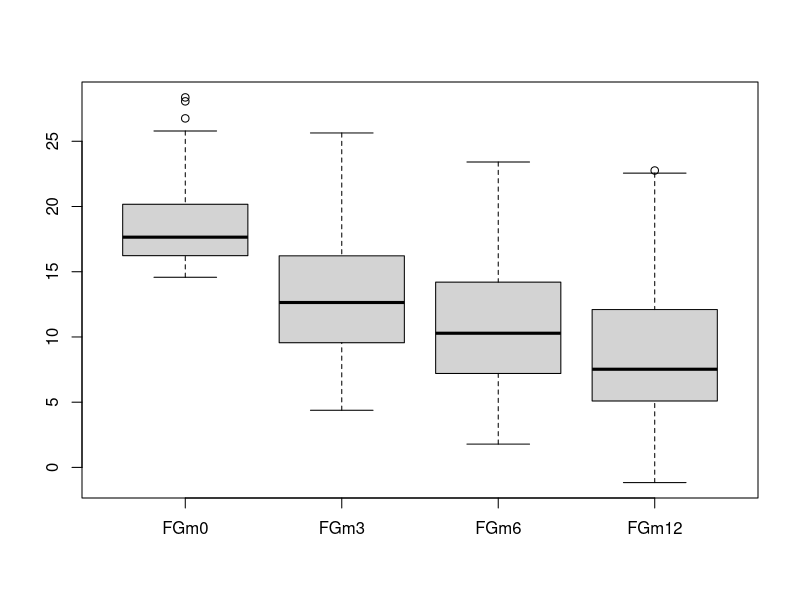
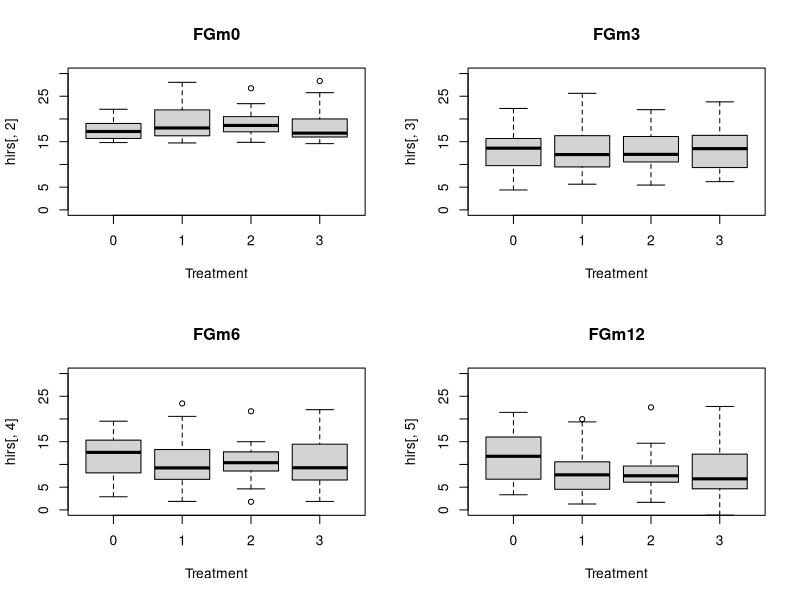
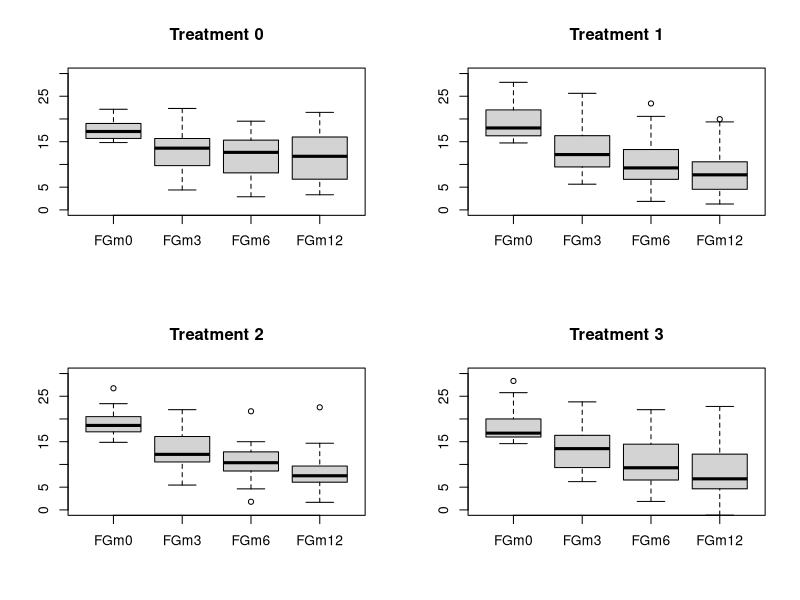
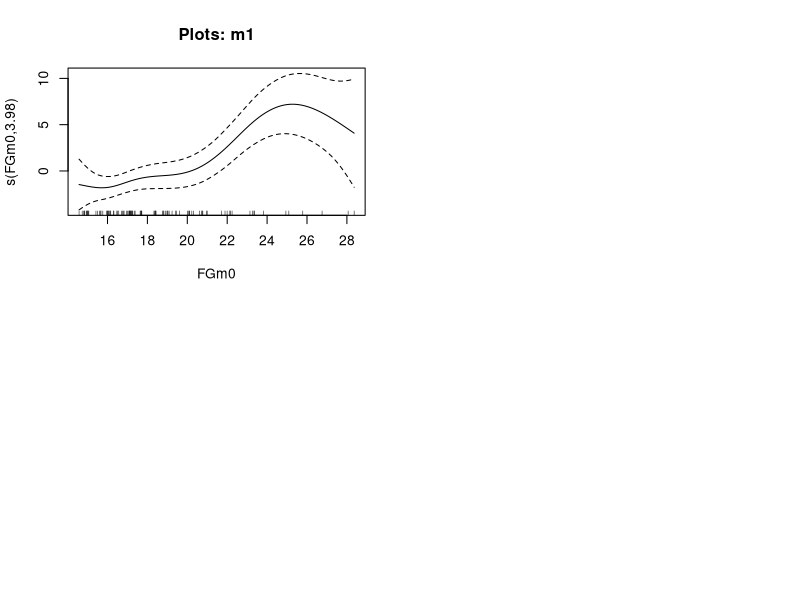

Reproduce these figures in R, in order. (Note: this script raises an error after producing the figures.)
## ---- chunk 1
knitr::opts_chunk$set(echo = TRUE)
## ---- chunk 2
# Clear environment
rm(list=ls())

# Load necessary packages
if(!require("mgcv")) {
  install.packages("mgcv", dependencies=TRUE)
  library(mgcv)
}
## ---- chunk 3
# 1. Data Import and Preparation

# Bear in mind that there may be some observations with missing values (NA)
hirs <- read.table("hirsutism.dat",header=T, sep="\t",fill=TRUE)

# Check structure and ensure that Treatment is a factor

summary(hirs)

hirs$Treatment <- as.factor(hirs$Treatment)
## ---- chunk 4
library(mice)
imputed_data <- mice(hirs, m = 5, method = 'pmm', seed = 123)
hirs <- complete(imputed_data)
summary(is.na(hirs))
## ---- chunk 5
# 2. Exploratory Data Analysis

summary(hirs)
attach(hirs)

boxplot(hirs[,2:5])

par(mfrow=c(2,2))
boxplot(hirs[,2]~Treatment,ylim=c(0,30), main=names(hirs)[2], xlab="Treatment")
boxplot(hirs[,3]~Treatment,ylim=c(0,30), main=names(hirs)[3], xlab="Treatment")
boxplot(hirs[,4]~Treatment,ylim=c(0,30), main=names(hirs)[4], xlab="Treatment")
boxplot(hirs[,5]~Treatment,ylim=c(0,30), main=names(hirs)[5], xlab="Treatment")
par(mfrow=c(1,1))

par(mfrow=c(2,2))
boxplot(hirs[Treatment==0,2:5],ylim=c(0,30), main="Treatment 0")
boxplot(hirs[Treatment==1,2:5],ylim=c(0,30), main="Treatment 1")
boxplot(hirs[Treatment==2,2:5],ylim=c(0,30), main="Treatment 2")
boxplot(hirs[Treatment==3,2:5],ylim=c(0,30), main="Treatment 3")
par(mfrow=c(1,1))

## ---- chunk 6
# 3. Fit Candidate GAM Models with increasing complexity.

# Model 1: A very simple model including only FGm0 and Treatment
m1 <- gam(FGm12 ~ Treatment + s(FGm0),
          data = hirs, method = "REML")

# Model 2: A more complex model model revealing the relation with patient physical status
m2 <- gam(FGm12 ~ Treatment + s(FGm0) + s(weight) + s(height),
          data = hirs, method = "REML")
# In this case, we will apply smooth function, s(), among the variables, to capture
# possible no-linear correlation between numerical feature and our target variable.

# Model 3: Include all baseline continuous vars as smooth terms and Treatment as a factor
m3 <- gam(FGm12 ~ Treatment + s(FGm0) + s(SysPres) + s(DiaPres) + 
          s(weight) + s(height),data = hirs, method = "REML")

# Model 4: Allow the relationship with FGm0 to differ by Treatment (using a by-factor smooth) 
m4 <- gam(FGm12 ~ Treatment + s(FGm0, by=Treatment) + 
          s(SysPres) + s(DiaPres) + s(weight) + s(height),
          data = hirs, method = "REML")

# Stack all the models into a list for easy comparison.
models <- list(m1=m1, m2=m2, m3=m3, m4=m4)
## ---- chunk 7
# 4. Model comparison (R-sq and Deviance explained metrics)

for (m_name in names(models)) {
  m <- models[[m_name]]
  
  cat("----------", m_name, "----------\n")
  
  # Model summary
  s <- summary(m)
  print(s)
  
  # Model plots
  par(mfrow=c(2,2))
  plot(m, all.terms=TRUE, shade=TRUE, main=paste("Plots:", m_name))
  par(mfrow=c(1,1))
  
  # Example vis.gam (only if model has at least two continuous predictors)
  if("weight" %in% names(m$model) && "FGm0" %in% names(m$model)){
    vis.gam(m, view=c("FGm0","weight"), cond=list(Treatment=levels(hirs$Treatment)[1]),
            theta=45, color="topo", main=paste("vis.gam:", m_name, "(FGm0 vs weight)"))
  }

  # gam.check
  cat("gam.check for", m_name, "\n")
  gam.check(m)
}
## ---- chunk 8
# Taking fourth model as baseline, let's try with different method instead of "REML"

m5 <- gam(FGm12 ~ Treatment + s(FGm0, by=Treatment) + 
          s(SysPres) + s(DiaPres) + s(weight) + s(height),
          data = hirs, method = "GCV.Cp")

m6 <- gam(FGm12 ~ Treatment + s(FGm0, by=Treatment) + 
          s(SysPres) + s(DiaPres) + s(weight) + s(height),
          data = hirs, method = "ML")
## ---- chunk 9
# 5. Model Comparison with Anova
# Use ANOVA to compare nested models. Note: 
# - Strictly, m4 is not nested in m3 (different structure due to by=Treatment),
#   but we can still get some insight. For nested comparisons, focus on models
#   that differ by terms. Alternatively, compare AIC for all models.

anova(m4, m5, m6, test="F")

AIC(m4, m5, m6)

## ---- chunk 10
summary(m5)

# Examine partial effects more thoroughly:
par(mfrow=c(2,3))
plot(m5, all.terms=TRUE, shade=TRUE, main="Final Model (m5)")
par(mfrow=c(1,1))

# Visualize 3D surfaces for interesting pairs of predictors:
vis.gam(m5, view=c("FGm0","weight"), cond=list(Treatment="2"), 
        theta=30, color="terrain", main="M5:")
